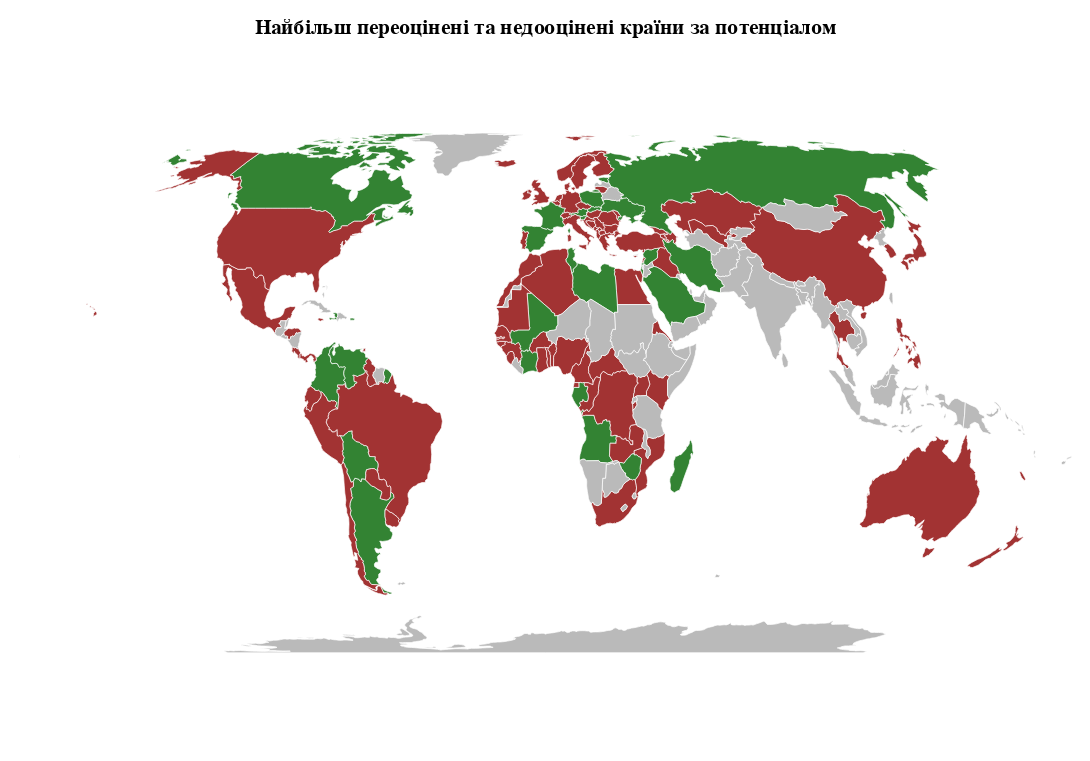

Notebook code for this chart:
### Code cell
chart_1 = alt.Chart(
    data_countries,
    title='Найбільш переоцінені та недооцінені країни за потенціалом'
).project(
    type = 'equalEarth'
).mark_geoshape(
    stroke = 'white'
).encode(
    opacity = alt.condition(selection2, alt.value(0.8), alt.value(0.3)),
    color=alt.condition(
        alt.datum.potential_dynamics > 0,
        alt.value("darkgreen"),
        alt.value("darkred")
    ),
    tooltip = [
        alt.Tooltip('name:N', title='Країна'),
        alt.Tooltip('potential_dynamics_present:N', title='Динаміка потенціалу')
    ],
).add_selection(
    selection2
)

chart_2 = alt.Chart(no_data_countries).project(
    type = 'equalEarth'
).mark_geoshape(
    stroke = 'white',
    fill = 'darkgray'
).encode(
    opacity = alt.condition(selection1, alt.value(0.8), alt.value(0.3)),
    tooltip = [
        alt.Tooltip('name:N', title='Країна'),
        alt.Tooltip('no_data:N', title='Динаміка потенціалу')
    ],
).add_selection(
    selection1
).properties(
    width = 1200,
    height = 800
)

alt.layer(
    chart_1,
    chart_2
).properties(
    padding=20,
    width = 1200,
    height = 800
).configure_title(
    fontSize=24
)
